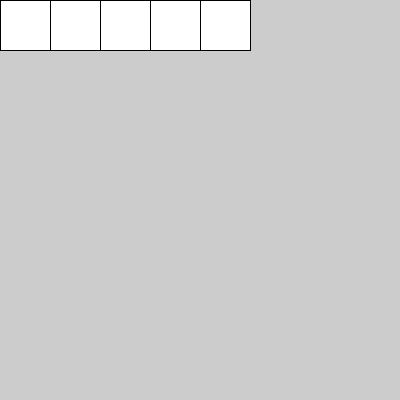
Frame 1 (no input)
Frame 60 (the mouse pressed at the canvas centre just before this capture): identical to frame 1, image omitted
Frame 120 (the mouse held since frame 60 and released just before this capture): identical to frame 1, image omitted

The Processing sketch that drew this single still picture (run headless with seeded random() and noise(); from frame 60 on, the mouse is pressed at the canvas centre):

// Processing sketch: for_1
// ── for_1.pde
void setup() {
  size(400, 400);
}

void draw() {
  // i = 0 => 0
  // i = 1 => 50
  // i = 2 => 100
  // i = 3 => 150
  // i = 4
  // i = 5 XXXXXX
  for (int i=0; i<5; i++) {
    rect(i * 50, 0, 50, 50);
  }
  
  // i = 100
  // i = 80
  // i = 60
  // i = 40
  // i = 20
  // i = 0 XXXXXX
  for (int i=100; i>0; i-=20) {
    rect(i * 50, 200, 50, 50);
  }
}
